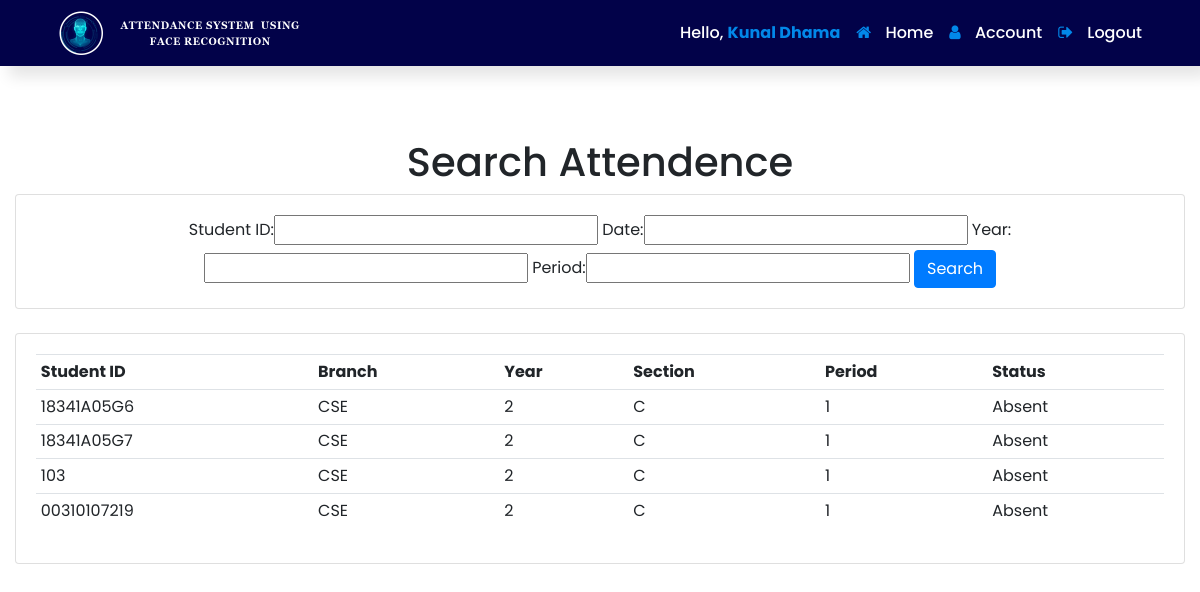
The app's page /searchattendence/ (signed in) with its own data.
### attendence_sys/models.py (models this page shows, shortened)
class Faculty(models.Model):
    user = models.OneToOneField(User, null = True, blank = True, on_delete= models.CASCADE)
    firstname = models.CharField(max_length=200, null=True, blank=True)
    lastname = models.CharField(max_length=200, null=True, blank=True)
    phone = models.CharField(max_length=200, null=True)
    email = models.CharField(max_length=200, null=True)
    profile_pic = models.ImageField(upload_to=user_directory_path ,null=True, blank=True)
    def __str__(self):
        return str(self.firstname + " " + self.lastname)

class Attendence(models.Model):
    Faculty_Name = models.CharField(max_length=200, null=True, blank=True)
    Student_ID = models.CharField(max_length=200, null=True, blank=True)
    date = models.DateField(auto_now_add = True, null = True)
    time = models.TimeField(auto_now_add=True, null = True)
    branch = models.CharField(max_length=200, null = True)
    year = models.CharField(max_length=200, null = True)
    section = models.CharField(max_length=200, null = True)
    period = models.CharField(max_length=200, null = True)
    status = models.CharField(max_length=200, null = True, default='Absent')

### attendence_sys/views.py (the view)
# urls.py: path('searchattendence/', views.searchAttendence, name='searchattendence'),
def searchAttendence(request):
    attendences = Attendence.objects.all()
    myFilter = AttendenceFilter(request.GET, queryset=attendences)
    attendences = myFilter.qs
    context = {'myFilter':myFilter, 'attendences': attendences, 'ta':False}
    return render(request, 'attendence_sys/attendence.html', context)

### attendence_sys/templates/attendence_sys/attendence.html (shortened to what this page needs)
{% extends 'attendence_sys/main.html' %}
{% block content %}
{% if ta == False %}
<center><h1>Search Attendence</h1></center>
<div class="row">
	<div class="col">
		<div class="card card-body">
			<center>
				<form method="get">
					{{myFilter.form}}
		    		<button class="btn btn-primary" type="submit">Search</button>
				</form>
			</center>
		</div>
	</div>
</div>
<br>
<div class="row">
	<div class="col-sm-12">
		<div class="card card-body">
			<table class="table table-sm">
				<tr>
					<th>Student ID</th>
					<th>Branch</th>
					<th>Year</th>
					<th>Section</th>
					<th>Period</th>
					<th>Status</th>
				</tr>
				{% for attendence in attendences %}
				<tr>
                    <td>{{ attendence.Student_ID }}</td>
					<td>{{ attendence.branch }}</td>
					<td>{{ attendence.year }}</td>
					<td>{{ attendence.section }}</td>
					<td>{{ attendence.period }}</td>
					<td>{{ attendence.status }}</td>
				</tr>
				{% endfor %}
			</table>
		</div>
	</div>
</div>
{% endif %}
{% endblock %}

### attendence_sys/templates/attendence_sys/navbar.html (shortened to what this page needs)
{% load static %}
<link rel="stylesheet" href="https://cdnjs.cloudflare.com/ajax/libs/font-awesome/4.7.0/css/font-awesome.min.css">
<nav class="navbar navbar-expand-lg navbar-dark fixed-top ">
<img src="{% static 'images/logo.png' %}" height="50px" width="250px">
<div class="collapse navbar-collapse" id="navbarNav">
  <ul class="navbar-nav ml-auto">
    <li class="nav-item active">
      <span class="nav-link">Hello, <span style=color:rgba(2,154,255,0.884);font-weight:bold;>{{ request.user.faculty }}</span></span>
    </li>
    <li class="nav-item active">
      <a href="{% url 'home2' %}" class="nav-link"><i class="fa fa-home"></i>  Home</a>
    </li>
    <li class="nav-item active">
      <a class="nav-link" href="{% url 'account' %}"><i class="fa fa-user"></i>  Account</a>
    </li>
    <li class="nav-item">
      <a class="nav-link" href="{% url 'logout' %}"><i class="fa fa-sign-out"></i>  Logout</a>
    </li>
  </ul>
</div>
</nav>

### attendence_sys/templates/attendence_sys/navbar.html (style rules this page uses)
* { font-family: "poppins", sans-serif; }
.navbar { padding-left: 50px; padding-right: 50px; position: sticky; top: 0; z-index: 1; height:max-content; background:rgb(2, 2, 73); box-shadow: 9px 11px 14px 0px rgba(0, 0, 0, .1); }
.navbar-dark .navbar-nav .nav-link { color: white; font-weight:500; }
.navbar-dark .navbar-nav .active>.nav-link { color: white; }
.fa { color:rgba(2,154,255,0.884); margin-right: 10px; }

### records on screen
Attendence: Student_ID "18341A05G6", branch "CSE", year "2", section "C", period "1", status "Absent"
Attendence: Student_ID "18341A05G7", branch "CSE", year "2", section "C", period "1", status "Absent"
Attendence: Student_ID "103", branch "CSE", year "2", section "C", period "1", status "Absent"
Attendence: Student_ID "00310107219", branch "CSE", year "2", section "C", period "1", status "Absent"

### other values on screen
{{ request.user.faculty }} "Kunal Dhama"
